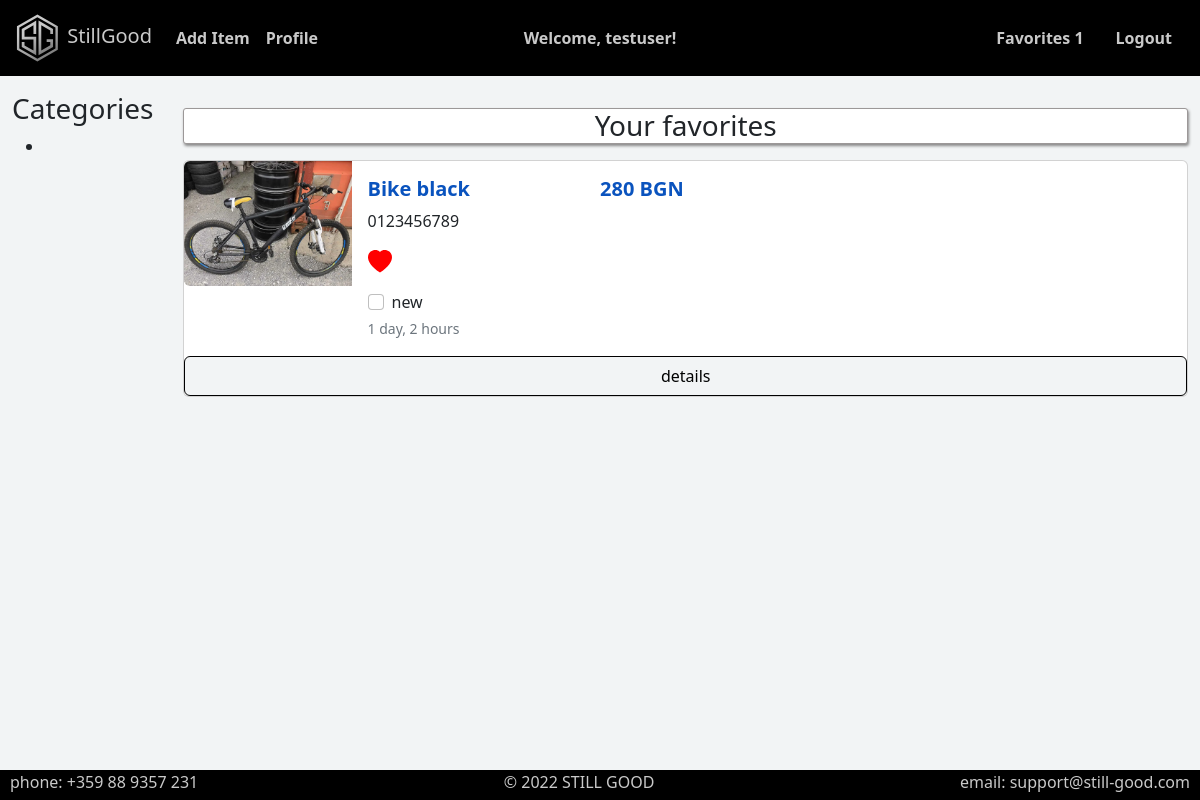
Screenshot of /favourites/admin/ (signed in) with the database file from the repository.
### project_1/users/models.py (models this page shows, shortened)
class AppUser(auth_models.AbstractUser):
    MIN_LEN_FIRST_NAME = 2
    MAX_LEN_FIRST_NAME = 30
    MIN_LEN_LAST_NAME = 2
    MAX_LEN_LAST_NAME = 30
    MAX_LEN_LOCATION = 45
    MIN_LEN_LOCATION = 3
    personal_photo = models.ImageField(
        upload_to='users_photos',
        blank=False,
        default='defaults/no-user-photo.png',
    )
    first_name = models.CharField(
        max_length=MAX_LEN_FIRST_NAME,
        validators=(
            validators.MinLengthValidator(MIN_LEN_FIRST_NAME),
            validate_personal_names,
        ),
        blank=True,
    )
    last_name = models.CharField(
        max_length=MAX_LEN_LAST_NAME,
        validators=(
            validators.MinLengthValidator(MIN_LEN_LAST_NAME),
            validate_personal_names,
        ),
        blank=True,
    )
    gender = models.CharField(
        choices=Genders.choices(),
        max_length=Genders.max_len(),
        blank=True,
    )
    phone = models.CharField(
        max_length=10,
        validators=(validate_phone,),
        blank=True,
    )
    location = models.CharField(
        max_length=MAX_LEN_LOCATION,
        validators=(
            validators.MinLengthValidator(MIN_LEN_LOCATION),
            validate_location),
        blank=True,
    )
    email = models.EmailField(unique=True, blank=False, )
    class Meta:
        ordering = ['pk']

### project_1/items/models.py (models this page shows, shortened)
class Item(models.Model):
    MAX_LEN_TITLE = 40
    MIN_LEN_TITLE = 2
    MAX_LEN_LOCATION = 60
    MIN_LEN_LOCATION = 2
    user = models.ForeignKey(
        UserModel,
        on_delete=models.CASCADE,
    )
    title = models.CharField(
        max_length=MAX_LEN_TITLE,
        validators=[MinLengthValidator(MIN_LEN_TITLE)],
        blank=False,
    )
    category = models.ForeignKey(Category, on_delete=models.CASCADE)
    image_main = models.ImageField(upload_to='items_photos_mains', default='defaults/no-img.png')
    description = models.TextField()
    is_new = models.BooleanField(default=False, )
    price = models.IntegerField()
    location = models.CharField(
        max_length=MAX_LEN_LOCATION,
        validators=[
            MinLengthValidator(MIN_LEN_LOCATION),
            validate_location],
        blank=True,
    )
    phone = models.CharField(
        max_length=10,
        validators=[validate_phone, ],
        blank=True,
    )
    email = models.EmailField(blank=True, )  # no need to be unique
    date_added = models.DateTimeField(auto_now_add=True, )
    slug = models.SlugField(unique=True, null=False, blank=True, editable=False)
    class Meta:
        ordering = ['-pk']

### project_1/common/views.py (the view)
# urls.py: path('favourites/<str:username>/', login_required(views.list_favourite_items), name='list favourite items'),
def list_favourite_items(request, username):
    categories = Category.objects.all()
    favourite_items = [f.item for f in request.user.favourite_set.all()]
    context = {
        'categories': categories,
        'items': favourite_items,
    }
    return render(request, template_name='common/list-favourite-items.html', context=context)

### project_1/users/templatetags/humanize.py (called while the page is built, shortened)
@register.filter(is_safe=True)
def intcomma(value, use_l10n=True):
    if use_l10n:
        try:
            if not isinstance(value, (float, Decimal)):
                value = int(value)
        except (TypeError, ValueError):
            return intcomma(value, False)
        else:
            return number_format(value, use_l10n=True, force_grouping=True)

### templates/common/list-favourite-items.html (shortened to what this page needs)
{% extends 'base.html' %}
{% block content %}
    {% load humanize %}
    <div class="grid-sm-big">
        <div class="container">
            {% include 'partials/category-side-bar.html' %}
        </div>
        <div class="container">
            {% if items %}
                <h3 class="text-center mb-3 result-message">Your favorites</h3>
                {% for item in items %}
                    <div class="card mb-3
                        ">
                        <div class="row g-0">
                            <div class="col-md-2">
                                <img src="{{ item.image_main.url }}" class="img-fluid rounded-start" alt="img">
                            </div>
                            <div class="col-md-8">
                                <div class="card-body">
                                    <h5 class="card-title c-t">
                                        {{ item.title }} &nbsp&nbsp&nbsp&nbsp&nbsp&nbsp&nbsp&nbsp&nbsp
                                        {{ item.price|intcomma }} BGN
                                    </h5>
                                    <p class="card-text">{{ item.phone }}
                                    </p>
                                    <p>
                                        <a href="{% url 'add a favourite' item_pk=item.pk %}">
                                            {% if item in items %}
                                                {% include 'partials/heart-red.html' %}
                                            {% else %}
                                                {% include 'partials/heart-empty.html' %}
                                            {% endif %}
                                        </a>
                                    </p>
                                    <div class="form-check">
                                        <input class="form-check-input my-isnew" type="checkbox" value=""
                                               id="flexCheckChecked" {% if item.is_new %}checked{% endif %}>
                                        <label class="form-check-label" for="flexCheckChecked">
                                            new
                                        </label>
                                    </div>
                                    <p class="card-text"><small
                                            class="text-muted">{{ item.date_added | timesince }}</small></p>
                                </div>
                            </div>
                            <a href="{% url 'item details' username=item.user.username slug=item.slug %}" class="btn">details</a>
                        </div>
                    </div>
                {% endfor %}
            {% else %}
                <h3 class="text-center mb-3 p-lg-5"
                    style="background: palevioletred">No Favourite Items</h3>
            {% endif %}
        </div>
    </div>
{% endblock %}

### templates/base.html (shortened to what this page needs)
{% load static %}
<!doctype html>
<html lang="en">
<head>
    <link rel="stylesheet" href="{% static 'css/all-styles.css' %}">
</head>
<body style="background-color: #F2F4F5">
<nav class="navbar bg-black navbar-expand-lg">
    <div class="container-fluid">
        <a class="navbar-brand" href="{% url 'home page' %}">
            <img src="{% static "images/sg-logo.svg" %}" alt="logo" class="d-inline-block align-text-center"
                 height="50" width="50">
            StillGood
        </a>
        <div class="collapse navbar-collapse" id="navbarScroll">
            <ul class="navbar-nav me-auto my-2 my-lg-0 navbar-nav-scroll" style="--bs-scroll-height: 100px;">
                <li class="nav-item">
                    <a class="nav-link" href="{% url 'item add' %}">Add Item</a>
                </li>
                {% if not request.user.is_authenticated %}
                    <li class="nav-item">
                        <a class="nav-link" href="{% url 'user register' %}">Register</a>
                    </li>
                    <li class="nav-item">
                        <a class="nav-link" href="{% url 'user login' %}">Login</a>
                    </li>
                    <li class="nav-item welcome position-absolute top-50 start-50 translate-middle">
                        Welcome!
                    </li>
                {% else %}
                    <li class="nav-item">
                        <a class="nav-link" href="{% url 'user details' pk=request.user.pk %}">Profile</a>
                    </li>
                    <li class="nav-item welcome position-absolute top-50 start-50 translate-middle">
                        Welcome, {{ request.user.username }}!
                    </li>
                {% endif %}
            </ul>
            {% if request.user.is_authenticated %}
                <ul class="nav justify-content-end">
                    <li class="nav-item float-left">
                        <a class="nav-link" href="{% url 'list favourite items' username=request.user.username %}">
                            Favorites {{ request.user.favourite_set.all.count }}
                        </a>
                    </li>
                    <li class="nav-item">
                        <a class="nav-link" href="{% url 'user logout' %}">Logout</a>
                    </li>
                </ul>
            {% endif %}
        </div>
    </div>
</nav>
<main>
    {% block content %}
    {% endblock %}
</main>
<footer style="text-align: center">
    © 2022 STILL GOOD
    <span style="float: left"> phone: +359 88 9357 231</span>
    <span style="float: right">email: support@still-good.com </span>
</footer>
</body>
</html>

### templates/partials/heart-red.html
<svg style="color: red"
     xmlns="http://www.w3.org/2000/svg"
     width="24"
     height="24"
     fill="currentColor"
     class="bi bi-heart-fill"
     viewBox="0 0 16 16">
    <path fill-rule="evenodd"
          d="M8 1.314C12.438-3.248 23.534 4.735
            8 15-7.534 4.736 3.562-3.248 8 1.314z"
          fill="red">
    </path>
</svg>

### static/css/body-nav-foot.css (style rules this page uses)
body { min-height: 100vh; display: flex; flex-direction: column; }
main { margin-top: 1rem; margin-bottom: 1rem; }
.navbar-brand { color: var(--my_silver); }
.nav-link { color: var(--my_silver); border-radius: 3px; }
.nav-item { color: var(--my_silver); font-weight: bold; }
footer { background: black; width: 100%; height: 30px; color: #C9C9C9; margin-top: auto; }
footer span { margin-left: 10px; margin-right: 10px; }
.welcome { color: var(--my_silver); }

### static/css/buttons.css (style rules this page uses)
.btn { background-color: var(--my_body_color); color: black; padding: 7px 14px; font-size: 16px; cursor: pointer; border-color: black; }

### static/css/rest.css (style rules this page uses)
.my-isnew { pointer-events: none; }
.result-message { margin-top: 1rem; background-color: white!important; box-shadow: 1px 2px 3px #888888; border: 1px solid rgb(156, 152, 152); border-radius: 3px; }
.c-t { color: #0a53be; font-weight: bold; }
.grid-sm-big { display: grid; grid-template-columns: 0.5fr 3fr; }

### rows the page displays
AppUser: user.username "testuser", user.favourite_set.all.count "1"
Item: image_main (picture), title "Bike black", price "280", phone "0123456789", date_added "1 day, 2 hours"
